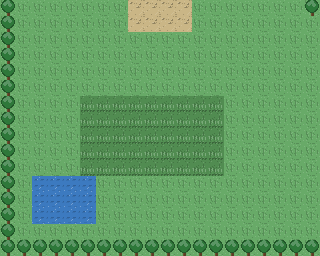

Below is a game level as drawn by its tile map, then a one-line description and the .tmx file that defines it, in full:
An orthogonal 20x16 tile map with 16x16 px tiles, 1 tile layer (ground) and 2 objects (spawn, npc).

<map version="1.10" orientation="orthogonal" renderorder="right-down" width="20" height="16" tilewidth="16" tileheight="16" infinite="0" nextobjectid="99">
 <properties><property name="connect_north" value="meadow" /><property name="offset_north" type="int" value="0" /><property name="connect_east" value="dell" /><property name="offset_east" type="int" value="1" /><property name="border" type="int" value="1" /></properties>
 <tileset firstgid="1" source="../tiles.tsx" />
 <layer id="1" name="ground" width="20" height="16">
  <data encoding="csv">
3,1,1,1,1,1,1,1,2,2,2,2,1,1,1,1,1,1,1,3,
3,1,1,1,1,1,1,1,2,2,2,2,1,1,1,1,1,1,1,1,
3,1,1,1,1,1,1,1,1,1,1,1,1,1,1,1,1,1,1,1,
3,1,1,1,1,1,1,1,1,1,1,1,1,1,1,1,1,1,1,1,
3,1,1,1,1,1,1,1,1,1,1,1,1,1,1,1,1,1,1,1,
3,1,1,1,1,1,1,1,1,1,1,1,1,1,1,1,1,1,1,1,
3,1,1,1,1,5,5,5,5,5,5,5,5,5,1,1,1,1,1,1,
3,1,1,1,1,5,5,5,5,5,5,5,5,5,1,1,1,1,1,1,
3,1,1,1,1,5,5,5,5,5,5,5,5,5,1,1,1,1,1,1,
3,1,1,1,1,5,5,5,5,5,5,5,5,5,1,1,1,1,1,1,
3,1,1,1,1,5,5,5,5,5,5,5,5,5,1,1,1,1,1,1,
3,1,6,6,6,6,1,1,1,1,1,1,1,1,1,1,1,1,1,1,
3,1,6,6,6,6,1,1,1,1,1,1,1,1,1,1,1,1,1,1,
3,1,6,6,6,6,1,1,1,1,1,1,1,1,1,1,1,1,1,1,
3,1,1,1,1,1,1,1,1,1,1,1,1,1,1,1,1,1,1,1,
3,3,3,3,3,3,3,3,3,3,3,3,3,3,3,3,3,3,3,3
</data>
 </layer>
 <objectgroup id="2" name="objects">
  <object id="1" name="spawn" x="160" y="128" width="16" height="16"><properties /></object>
  <object id="2" name="npc" x="96" y="64" width="16" height="16"><properties><property name="display" value="Ranger" /><property name="facing" value="down" /><property name="dialog" value="Ranger: Meadow's north, dell's east.|Same continuous world." /></properties></object>
 </objectgroup>
</map>
